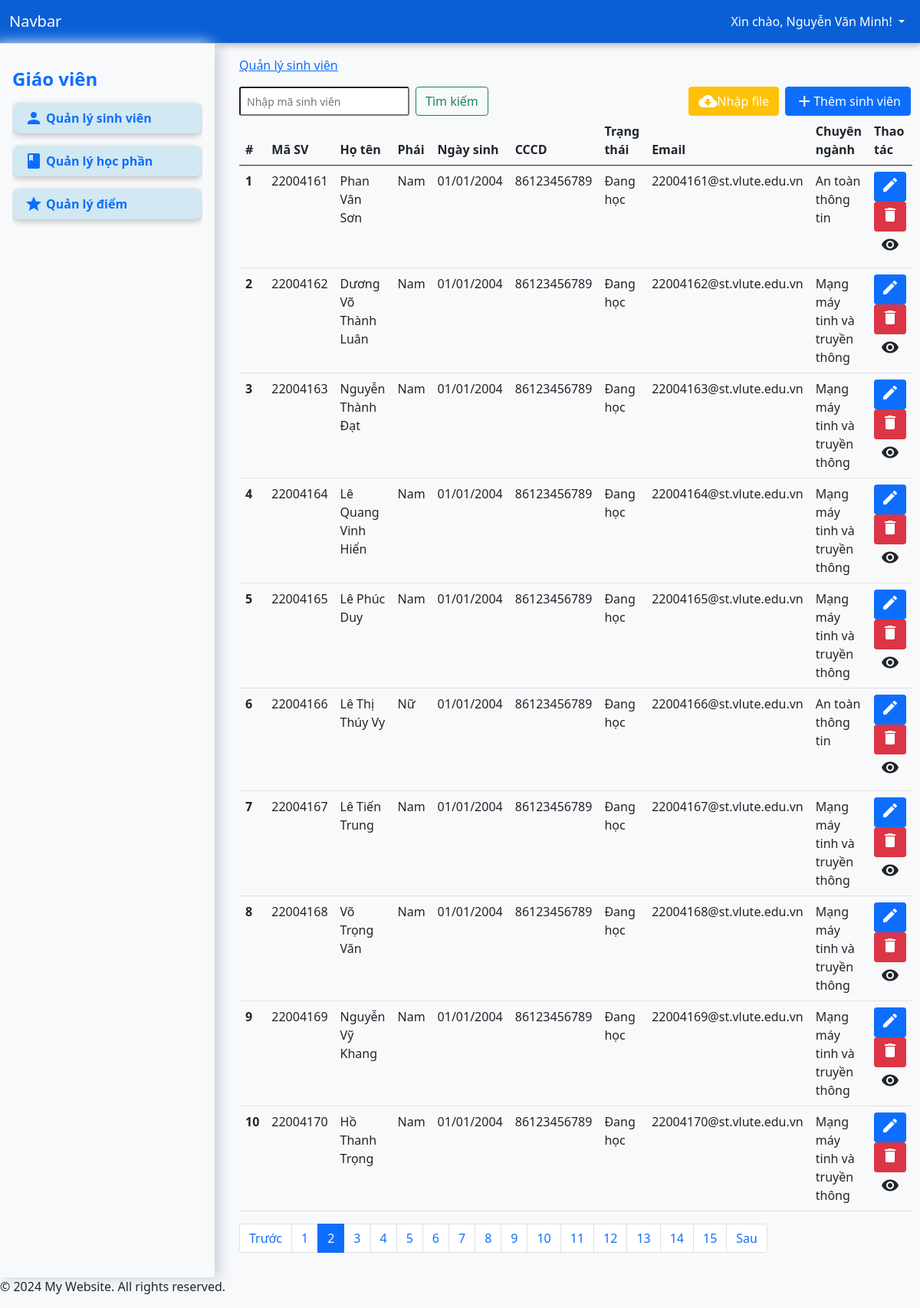
The app's page /?page=students&num=2 (signed in) with its own data.
### tables this page shows
CREATE TABLE `students` (
  `id` int(11) NOT NULL,
  `student_code` varchar(50) NOT NULL,
  `full_name` varchar(255) NOT NULL,
  `identity` varchar(255) NOT NULL,
  `dob` date DEFAULT NULL,
  `gender` enum('Nam','Nữ','Khác') NOT NULL DEFAULT 'Nam',
  `address` varchar(255) NOT NULL,
  `email` varchar(255) DEFAULT NULL,
  `major` varchar(50) NOT NULL,
  `status` enum('Đang học','Tạm dừng học','Đã tốt nghiệp','Nghỉ học','Buộc thôi học') DEFAULT 'Đang học',
  `created_at` datetime DEFAULT current_timestamp()
);

CREATE TABLE `majors` (
  `id` int(11) NOT NULL,
  `major_code` varchar(50) NOT NULL,
  `major_name` varchar(255) NOT NULL,
  `courses` text DEFAULT NULL
);

### app/controller/StudentController.php (called while the page is built, shortened)
<?php
class StudentController
{
    private $conn;
    public function __construct($conn)
    {
        $this->conn = $conn;
    }
    public function index($limit = PHP_INT_MAX, $offset = 0)
    {
        $query = "SELECT * FROM students LIMIT $offset, $limit";
        $result = mysqli_query($this->conn, $query);
        $students = [];
        while ($row = mysqli_fetch_assoc($result)) {
            $students[] = $row;
        }
        return $students;
    }
    public function count()
    {
        $query = "SELECT COUNT(*) as total FROM students";
        $result = mysqli_query($this->conn, $query);
        $row = mysqli_fetch_assoc($result);
        return $row['total'];
    }
}

### app/views/pages/students.php (the view, shortened to what this page needs)
<?php
require_once "app/controller/StudentController.php";
$studentController = new StudentController($conn);
$page = isset($_GET['num']) ? (int)$_GET['num'] : 1;
$page = max($page, 1);
$limit = 10;
$offset = ($page - 1) * $limit;
$search = isset($_POST['search']) ? $_POST['search'] : '';
if ($search) {
    $students = $studentController->show($search);
    $total_students = count($students);
    $total_pages = 1;
} else {
    $students = $studentController->index($limit, $offset);
    $total_students = $studentController->count();
    $total_pages = ceil($total_students / $limit);
}
?>
<nav aria-label="Page navigation example">
    <form class="d-flex float-start" method="post">
        <input class="form-control-sm me-2" name="search" type="search" placeholder="Nhập mã sinh viên" aria-label="Search" required>
        <button class="btn btn-outline-success mr-2" type="submit">Tìm kiếm</button>
    </form>
    <?php if ($_SESSION['auth_user']['role'] == 'GV'): ?>
        <button type="button" class="btn btn-primary float-end d-flex align-items-center ms-2" data-bs-toggle="modal" data-bs-target="#addStudentModal"><i class="material-icons">add</i> Thêm sinh viên</button>
        <button type="button" class="btn btn-warning float-end d-flex align-items-center text-white" data-bs-toggle="modal" data-bs-target="#importFileModal"><i class="material-icons">cloud_download</i> Nhập file</button>
    <?php endif; ?>
    <table class="table">
        <thead>
            <tr>
                <th scope="col">#</th>
                <th scope="col">Mã SV</th>
                <th scope="col">Họ tên</th>
                <th scope="col">Phái</th>
                <th scope="col">Ngày sinh</th>
                <th scope="col">CCCD</th>
                <th scope="col">Trạng thái</th>
                <th scope="col">Email</th>
                <th scope="col">Chuyên ngành</th>
                <th scope="col">Thao tác</th>
            </tr>
        </thead>
        <tbody>
            <?php foreach ($students as $index => $student): ?>
                <tr>
                    <th scope="row"><?php echo $index + 1; ?></th>
                    <td><?php echo htmlspecialchars($student['student_code']); ?></td>
                    <td><?php echo htmlspecialchars($student['full_name']); ?></td>
                    <td><?php echo htmlspecialchars($student['gender']); ?></td>
                    <td><?php echo htmlspecialchars(date('d/m/Y', strtotime($student['dob']))); ?></td>
                    <td><?php echo htmlspecialchars($student['identity']); ?></td>
                    <td><?php echo htmlspecialchars($student['status']); ?></td>
                    <td><?php echo htmlspecialchars($student['email']); ?></td>
                    <td>
                        <?php
                        $major_code = $student['major'];
                        $query = "Select major_name from majors where major_code = '$major_code'";
                        $result = mysqli_query($conn, $query);
                        if ($result && mysqli_num_rows($result) > 0) {
                            $row = mysqli_fetch_assoc($result);
                            echo $row['major_name'];
                        } else {
                            echo "";
                        }
                        ?>
                    </td>
                    <td>
                        <?php if ($_SESSION['auth_user']['role'] == 'GV'): ?>
                            <button class="btn btn-primary btn-sm" data-bs-toggle="modal" data-bs-target="#editStudentModal"
                                data-id="<?php echo $student['id']; ?>"
                                data-student_code="<?php echo htmlspecialchars($student['student_code']); ?>"
                                data-full_name="<?php echo htmlspecialchars($student['full_name']); ?>"
                                data-dob="<?php echo htmlspecialchars($student['dob']); ?>"
                                data-identity="<?php echo htmlspecialchars($student['identity']); ?>"
                                data-address="<?php echo htmlspecialchars($student['address']); ?>"
                                data-gender="<?php echo htmlspecialchars($student['gender']); ?>"
                                data-email="<?php echo htmlspecialchars($student['email']); ?>">
                                <i class="material-icons">edit</i>
                            </button>
                            <form action="app/controller/StudentController.php" method="POST" style="display:inline;">
                                <button type="submit" class="btn btn-danger btn-sm"><i class="material-icons">delete</i></button>
                            </form>
                        <?php endif; ?>
                        <a type="button" class="btn btn-sm" href="?page=detail&student_code=<?php echo $student['student_code'] ?>"><i class="material-icons">visibility</i></a>
                    </td>
                </tr>
            <?php endforeach; ?>
        </tbody>
    </table>
    <ul class="pagination">
        <li class="page-item <?php if ($page <= 1) echo 'disabled'; ?>">
            <a class="page-link" href="?page=students&num=<?php echo $page - 1; ?>">Trước</a>
        </li>
        <?php for ($i = 1; $i <= $total_pages; $i++): ?>
            <li class="page-item <?php if ($page == $i) echo 'active'; ?>">
                <a class="page-link" href="?page=students&num=<?php echo $i; ?>"><?php echo $i; ?></a>
            </li>
        <?php endfor; ?>
        <li class="page-item <?php if ($page >= $total_pages) echo 'disabled'; ?>">
            <a class="page-link" href="?page=students&num=<?php echo $page + 1; ?>">Sau</a>
        </li>
    </ul>
</nav>

### records on screen
students: student_code "22004161", full_name "Phan Vân Sơn", gender "Nam", dob "01/01/2004", identity "86123456789", status "Đang học", email "22004161@st.vlute.edu.vn", majors.major_name "An toàn thông tin"
students: student_code "22004162", full_name "Dương Võ Thành Luân", gender "Nam", dob "01/01/2004", identity "86123456789", status "Đang học", email "22004162@st.vlute.edu.vn", majors.major_name "Mạng máy tinh và truyền thông"
students: student_code "22004163", full_name "Nguyễn Thành Đạt", gender "Nam", dob "01/01/2004", identity "86123456789", status "Đang học", email "22004163@st.vlute.edu.vn", majors.major_name "Mạng máy tinh và truyền thông"
students: student_code "22004164", full_name "Lê Quang Vinh Hiển", gender "Nam", dob "01/01/2004", identity "86123456789", status "Đang học", email "22004164@st.vlute.edu.vn", majors.major_name "Mạng máy tinh và truyền thông"
students: student_code "22004165", full_name "Lê Phúc Duy", gender "Nam", dob "01/01/2004", identity "86123456789", status "Đang học", email "22004165@st.vlute.edu.vn", majors.major_name "Mạng máy tinh và truyền thông"
students: student_code "22004166", full_name "Lê Thị Thúy Vy", gender "Nữ", dob "01/01/2004", identity "86123456789", status "Đang học", email "22004166@st.vlute.edu.vn", majors.major_name "An toàn thông tin"
students: student_code "22004167", full_name "Lê Tiến Trung", gender "Nam", dob "01/01/2004", identity "86123456789", status "Đang học", email "22004167@st.vlute.edu.vn", majors.major_name "Mạng máy tinh và truyền thông"
students: student_code "22004168", full_name "Võ Trọng Văn", gender "Nam", dob "01/01/2004", identity "86123456789", status "Đang học", email "22004168@st.vlute.edu.vn", majors.major_name "Mạng máy tinh và truyền thông"
students: student_code "22004169", full_name "Nguyễn Vỹ Khang", gender "Nam", dob "01/01/2004", identity "86123456789", status "Đang học", email "22004169@st.vlute.edu.vn", majors.major_name "Mạng máy tinh và truyền thông"
students: student_code "22004170", full_name "Hồ Thanh Trọng", gender "Nam", dob "01/01/2004", identity "86123456789", status "Đang học", email "22004170@st.vlute.edu.vn", majors.major_name "Mạng máy tinh và truyền thông"

### other values on screen
$_SESSION['auth_user']['username'] "Nguyễn Văn Minh"
$page_titles[$_GET['page']] "Quản lý sinh viên"
